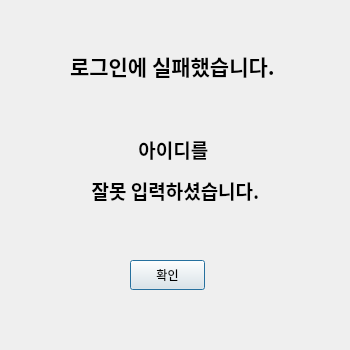
<?xml version="1.0" encoding="UTF-8"?>
<ui version="4.0">
 <class>LoginFail</class>
 <widget class="QDialog" name="LoginFail">
  <property name="geometry">
   <rect>
    <x>0</x>
    <y>0</y>
    <width>350</width>
    <height>350</height>
   </rect>
  </property>
  <property name="windowTitle">
   <string>Dialog</string>
  </property>
  <widget class="QLabel" name="label">
   <property name="geometry">
    <rect>
     <x>70</x>
     <y>10</y>
     <width>301</width>
     <height>111</height>
    </rect>
   </property>
   <property name="font">
    <font>
     <family>Agency FB</family>
     <pointsize>16</pointsize>
     <weight>75</weight>
     <bold>true</bold>
    </font>
   </property>
   <property name="text">
    <string>로그인에 실패했습니다.</string>
   </property>
   <property name="textFormat">
    <enum>Qt::AutoText</enum>
   </property>
  </widget>
  <widget class="QPushButton" name="pushButton">
   <property name="geometry">
    <rect>
     <x>130</x>
     <y>260</y>
     <width>75</width>
     <height>30</height>
    </rect>
   </property>
   <property name="text">
    <string>확인</string>
   </property>
  </widget>
  <widget class="QLabel" name="label_2">
   <property name="geometry">
    <rect>
     <x>60</x>
     <y>100</y>
     <width>231</width>
     <height>141</height>
    </rect>
   </property>
   <property name="font">
    <font>
     <family>Agency FB</family>
     <pointsize>14</pointsize>
     <weight>75</weight>
     <bold>true</bold>
    </font>
   </property>
   <property name="text">
    <string>&lt;html&gt;&lt;head/&gt;&lt;body&gt;&lt;p align=&quot;center&quot;&gt;아이디를 &lt;/p&gt;&lt;p align=&quot;center&quot;&gt;잘못 입력하셨습니다.&lt;/p&gt;&lt;/body&gt;&lt;/html&gt;</string>
   </property>
  </widget>
 </widget>
 <resources/>
 <connections/>
</ui>
